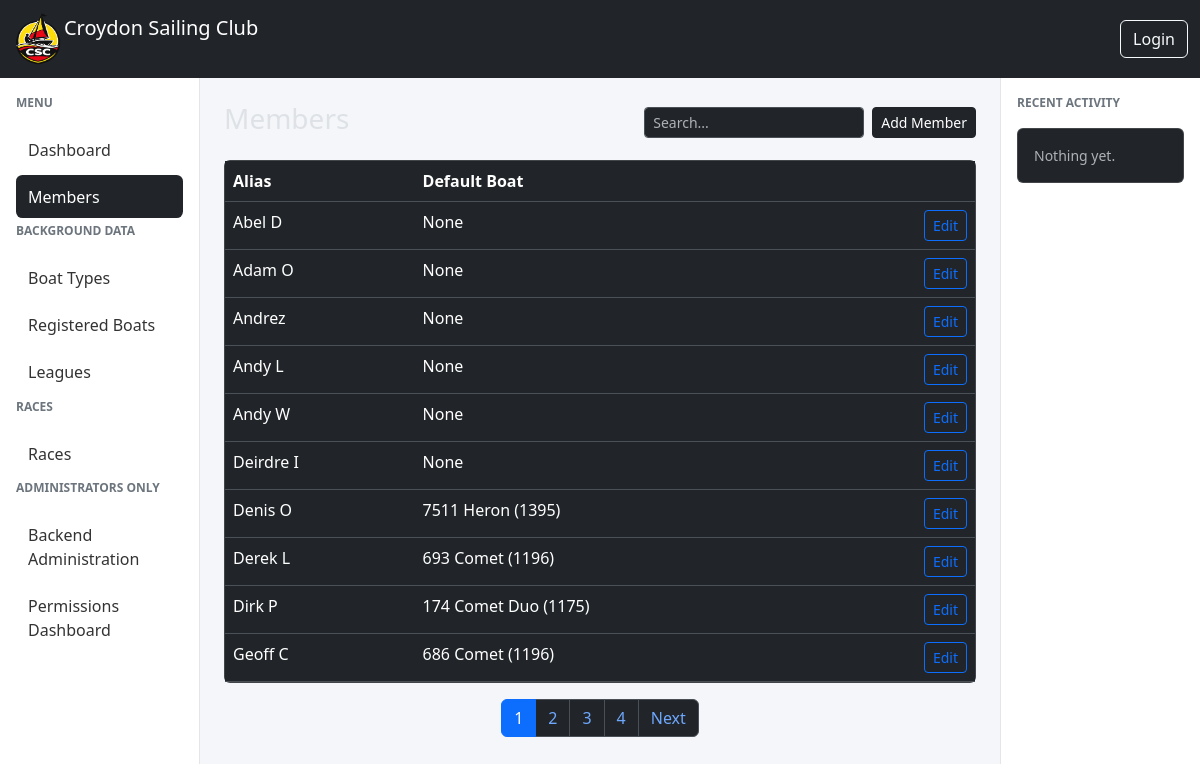
Page /members/members/ on the committed database.
### members/models.py (models this page shows, shortened)
class Member(AbstractUser):
    username = models.CharField(
        max_length=150,
        unique=True,
        null=True,
        blank=True,
        verbose_name="Alias"
    )
    email = models.EmailField(
        unique=True,
        verbose_name="Email Address"
    )
    full_name = models.CharField(
        max_length=255,
        blank=True,
        help_text="Full name as an alternative to first and last name"
    )
    email_verified = models.BooleanField(
        default=False,
        help_text="Designates whether the user's email has been verified"
    )
    default_boat = models.ForeignKey(
        "races.RegisteredBoat",
        on_delete=models.SET_NULL,
        null=True,
        blank=True,
        related_name="default_for_members",
    )
    USERNAME_FIELD = "email"
    REQUIRED_FIELDS = ["username"]
    def get_full_name(self):
        if self.full_name:
            return self.full_name
        return f"{self.first_name} {self.last_name}".strip()

### races/models.py (models this page shows)
class RegisteredBoat(models.Model):
    sail_number = models.CharField(max_length=20)
    boat_type = models.ForeignKey(BoatType,on_delete=models.CASCADE)
    def __str__(self):
        return f'{self.sail_number} {self.boat_type}'

class BoatType(models.Model):
    name = models.CharField(max_length=100)
    description = models.CharField(max_length=255, blank=True)
    py = models.IntegerField(
        "Portsmouth Yardstick",
        validators=[
            MinValueValidator(1000),
            MaxValueValidator(2000),
        ],
    )
    def __str__(self):
        return f'{self.name} ({self.py})'

### members/views.py (the view, shortened to what this page needs)
# urls.py: path("members/", MemberListView.as_view(), name="member-list"),
class MemberListView(ListView):
    model = Member
    template_name = "members/member_list.html"
    context_object_name = "members"
    ordering = ["email"]
    paginate_by = 10   # ⭐ number per page
    def get_queryset(self):
        qs = super().get_queryset()
        search = self.request.GET.get("q")
        return qs

### members/templates/members/member_list.html (shortened to what this page needs)
{% extends "base.html" %}
{% block content %}
<div class="d-flex justify-content-between align-items-center mb-3">
    <h3>Members</h3>
    <div class="d-flex gap-2 align-items-center">
    <div class="input-group input-group-sm" style="width: 220px;">
        <input type="text"
               id="searchInput"
               name="q"
               value="{{ request.GET.q }}"
               placeholder="Search..."
               class="form-control">
    </div>
    <a href="{% url 'member-add' %}" class="btn btn-dark btn-sm">
        Add Member
    </a>
</div>
</div>
<div class="card">
    <div class="table-responsive">
        <table class="table table-hover mb-0">
            <thead>
                <tr>
                    <th>Alias</th>
                    <th>Default Boat</th>
                    <th></th>
                </tr>
            </thead>
            <tbody>
                {% for member in members %}
                <tr>
                    <td>{{ member.username }}</td>
                    <td>{{ member.default_boat }}</td>
                    <td class="text-end">
                        <a href="{% url 'member-edit' member.pk %}"
                           class="btn btn-sm btn-outline-primary">
                            Edit
                        </a>
                    </td>
                </tr>
                {% empty %}
                <tr>
                    <td colspan="5" class="text-center text-muted">
                        No members yet.
                    </td>
                </tr>
                {% endfor %}
            </tbody>
        </table>
    </div>
</div>
{% if is_paginated %}
<nav class="mt-3">
    <ul class="pagination justify-content-center">
        {% for num in page_obj.paginator.page_range %}
        <li class="page-item {% if page_obj.number == num %}active{% endif %}">
            <a class="page-link"
               href="?q={{ request.GET.q }}&page={{ num }}">
                {{ num }}
            </a>
        </li>
        {% endfor %}
        {% if page_obj.has_next %}
        <li class="page-item">
            <a class="page-link"
               href="?q={{ request.GET.q }}&page={{ page_obj.next_page_number }}">
                Next
            </a>
        </li>
        {% endif %}
    </ul>
</nav>
{% endif %}
{% endblock %}

### csc_manager/templates/base.html (style rules this page uses)
body { background-color: #f4f6f9; }

### rows in the picture
Member: username "Abel D", default_boat "None"
Member: username "Adam O", default_boat "None"
Member: username "Andrez", default_boat "None"
Member: username "Andy L", default_boat "None"
Member: username "Andy W", default_boat "None"
Member: username "Deirdre I", default_boat "None"
Member: username "Denis O", default_boat "7511 Heron (1395)"
Member: username "Derek L", default_boat "693 Comet (1196)"
Member: username "Dirk P", default_boat "174 Comet Duo (1175)"
Member: username "Geoff C", default_boat "686 Comet (1196)"

### other values in the picture
{{ num }} "1" "2" "3" "4"
